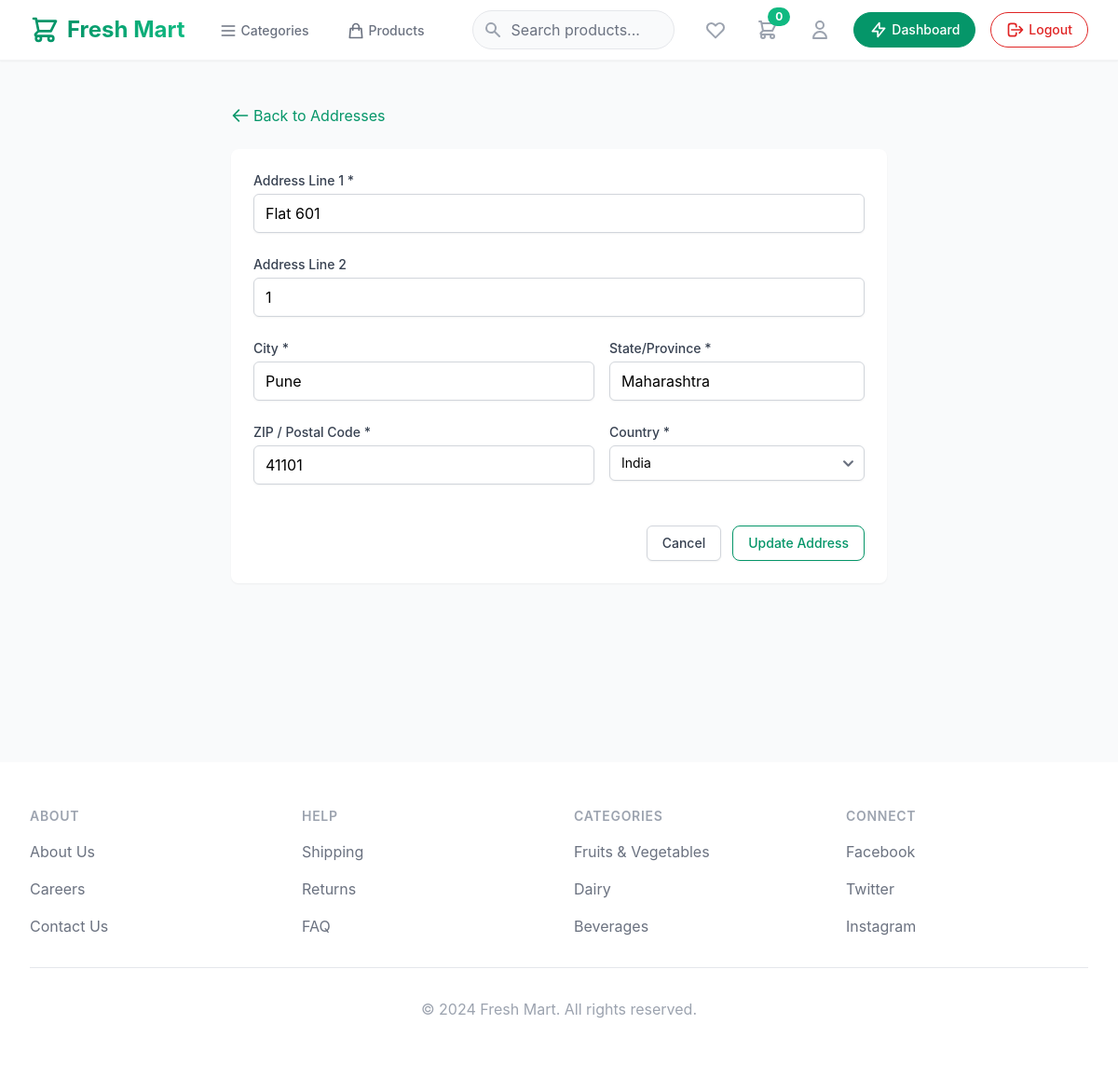
Screenshot of /account/addresses/1/edit (signed in) with the database file from the repository.
### app.py (models this page shows, shortened)
class Address(db.Model):
    __tablename__ = 'addresses'
    id = Column(Integer, primary_key=True)
    user_id = Column(Integer, ForeignKey('users.id'), nullable=False)
    line1 = Column(String(200), nullable=False)
    line2 = Column(String(200), nullable=True)
    city = Column(String(100), nullable=False)
    state = Column(String(100), nullable=False)
    country = Column(String(100), nullable=False)
    zip_code = Column(String(20), nullable=False)
    created_at = Column(DateTime, default=datetime.utcnow)
    user = relationship('User', back_populates='addresses')

### app.py (the view, shortened to what this page needs)
@app.route('/account/addresses/<int:id>/edit', methods=['GET', 'POST'])
@login_required
def edit_address(id):
    address = Address.query.get_or_404(id)
    if address.user_id != current_user.id:
        flash('You do not have permission to edit this address', 'danger')
        return redirect(url_for('view_addresses'))
    return render_template('pages/edit-address.html', address=address)

### app.py (called while the page is built)
@login_manager.user_loader
def load_user(user_id):
    return User.query.get(int(user_id))

@app.context_processor
def inject_cart():
    if current_user.is_authenticated:
        cart = Cart.query.filter_by(user_id=current_user.id).first()
        return {'user_cart': cart}
    return {'user_cart': None}

### templates/pages/edit-address.html (shortened to what this page needs)
{% extends "base.html" %}
{% block content %}
<div class="max-w-3xl mx-auto px-4 sm:px-6 lg:px-8 py-12 pb-48">
    <div class="mb-6">
        <a href="{{ url_for('view_addresses') }}" class="text-emerald-600 hover:text-emerald-700 flex items-center">
            <svg class="w-5 h-5 mr-1" fill="none" stroke="currentColor" viewBox="0 0 24 24">
                <path stroke-linecap="round" stroke-linejoin="round" stroke-width="2" d="M10 19l-7-7m0 0l7-7m-7 7h18"></path>
            </svg>
            Back to Addresses
        </a>
    </div>
    <div class="bg-white rounded-lg shadow-sm p-6">
        <form action="{{ url_for('edit_address', id=address.id) }}" method="POST" class="space-y-6">
            <div class="grid grid-cols-1 gap-y-6 gap-x-4 sm:grid-cols-6">
                <div class="sm:col-span-6">
                    <label for="line1" class="block text-sm font-medium text-gray-700">Address Line 1 *</label>
                    <div class="mt-1">
                        <input type="text" name="line1" id="line1" value="{{ address.line1 }}" required
                            class="shadow-sm focus:ring-emerald-500 focus:border-emerald-500 block w-full sm:text-sm border-gray-300 rounded-md">
                    </div>
                </div>
                <div class="sm:col-span-6">
                    <label for="line2" class="block text-sm font-medium text-gray-700">Address Line 2</label>
                    <div class="mt-1">
                        <input type="text" name="line2" id="line2" value="{{ address.line2 or '' }}"
                            class="shadow-sm focus:ring-emerald-500 focus:border-emerald-500 block w-full sm:text-sm border-gray-300 rounded-md">
                    </div>
                </div>
                <div class="sm:col-span-3">
                    <label for="city" class="block text-sm font-medium text-gray-700">City *</label>
                    <div class="mt-1">
                        <input type="text" name="city" id="city" value="{{ address.city }}" required
                            class="shadow-sm focus:ring-emerald-500 focus:border-emerald-500 block w-full sm:text-sm border-gray-300 rounded-md">
                    </div>
                </div>
                <div class="sm:col-span-3">
                    <label for="state" class="block text-sm font-medium text-gray-700">State/Province *</label>
                    <div class="mt-1">
                        <input type="text" name="state" id="state" value="{{ address.state }}" required
                            class="shadow-sm focus:ring-emerald-500 focus:border-emerald-500 block w-full sm:text-sm border-gray-300 rounded-md">
                    </div>
                </div>
                <div class="sm:col-span-3">
                    <label for="zip_code" class="block text-sm font-medium text-gray-700">ZIP / Postal Code *</label>
                    <div class="mt-1">
                        <input type="text" name="zip_code" id="zip_code" value="{{ address.zip_code }}" required
                            class="shadow-sm focus:ring-emerald-500 focus:border-emerald-500 block w-full sm:text-sm border-gray-300 rounded-md">
                    </div>
                </div>
                <div class="sm:col-span-3">
                    <label for="country" class="block text-sm font-medium text-gray-700">Country *</label>
                    <div class="mt-1">
                        <select id="country" name="country" required
                            class="shadow-sm focus:ring-emerald-500 focus:border-emerald-500 block w-full sm:text-sm border-gray-300 rounded-md">
                            <option value="India" {% if address.country == 'India' %}selected{% endif %}>India</option>
                        </select>
                    </div>
                </div>
            </div>
            <div class="pt-5">
                <div class="flex justify-end">
                    <a href="{{ url_for('view_addresses') }}"
                        class="bg-white py-2 px-4 border border-gray-300 rounded-md shadow-sm text-sm font-medium text-gray-700 hover:bg-gray-50 focus:outline-none focus:ring-2 focus:ring-offset-2 focus:ring-emerald-500">
                        Cancel
                    </a>
                <button type="submit"
                class="ml-3 inline-flex justify-center py-2 px-4 border border-emerald-600 rounded-lg shadow-sm text-sm font-medium text-emerald-600 bg-white hover:bg-emerald-700 hover:text-white hover:border-transparent focus:outline-none focus:ring-2 focus:ring-offset-2 focus:ring-emerald-500">
                Update Address
            </button>
                </div>
            </div>
        </form>
    </div>
</div>
{% endblock %}

### rows the page displays
Address: line1 "Flat 601", line2 "1", city "Pune", state "Maharashtra", zip_code "41101", country "India"
